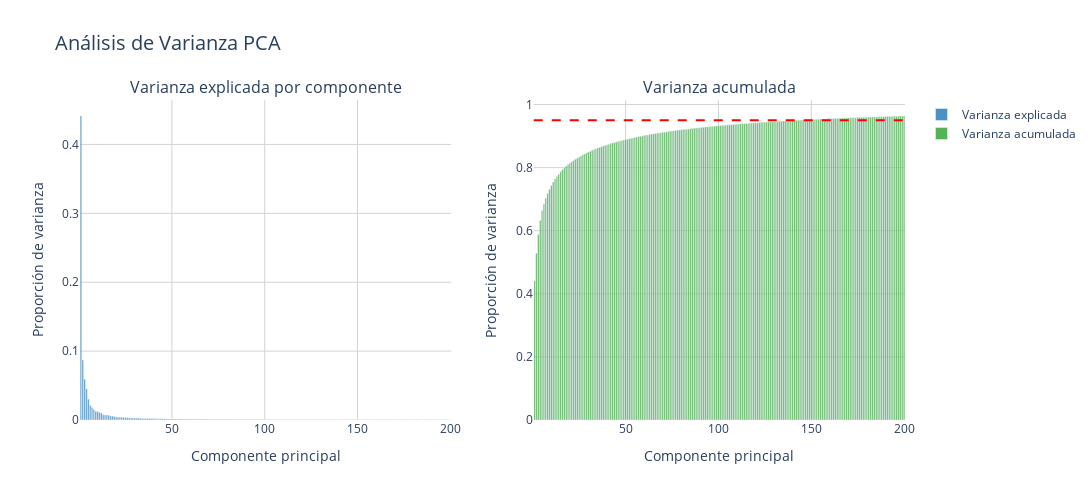

The notebook cell saved with this chart:
### Code cell
import plotly.express as px
import plotly.graph_objects as go
from plotly.subplots import make_subplots
import pandas as pd

# Obtener varianzas
var_explicada = X_train_pca.explained_variance_ratio_ 
var_acumulada = np.cumsum(var_explicada)

# Crear DataFrames para Plotly
df_var_explicada = pd.DataFrame({
    'Componente': range(1, len(var_explicada)+1),
    'Varianza': var_explicada
})

df_var_acumulada = pd.DataFrame({
    'Componente': range(1, len(var_acumulada)+1),
    'Varianza': var_acumulada
})

# Crear subplots usando Plotly Express
fig = make_subplots(rows=1, cols=2, subplot_titles=('Varianza explicada por componente', 'Varianza acumulada'))

# Varianza explicada
fig.add_trace(
    go.Bar(
        x=df_var_explicada['Componente'], 
        y=df_var_explicada['Varianza'], 
        name='Varianza explicada',
        marker_color='#1f77b4',  # Azul más oscuro
        opacity=0.8
    ),
    row=1, col=1
)

# Varianza acumulada
fig.add_trace(
    go.Bar(
        x=df_var_acumulada['Componente'], 
        y=df_var_acumulada['Varianza'], 
        name='Varianza acumulada',
        marker_color='#2ca02c',  # Verde más oscuro
        opacity=0.8
    ),
    row=1, col=2
)

# Agregar línea de 95% de varianza
fig.add_hline(
    y=0.95, 
    line_dash="dash", 
    line_color="red",
    line_width=2,
    row=1, 
    col=2
)

# Actualizar layout
fig.update_layout(
    height=500,
    width=1200,
    showlegend=True,
    title_text="Análisis de Varianza PCA",
    title_font_size=20,
    plot_bgcolor='white',
    paper_bgcolor='white',
    xaxis_title="Componente principal",
    yaxis_title="Proporción de varianza",
    xaxis2_title="Componente principal",
    yaxis2_title="Proporción de varianza",
    font=dict(size=12),
    margin=dict(t=100)
)

# Actualizar ejes para mejor visualización
fig.update_xaxes(showgrid=True, gridwidth=1, gridcolor='LightGray')
fig.update_yaxes(showgrid=True, gridwidth=1, gridcolor='LightGray')

fig.show()

### Figure 1 — Plotly figure (JSON) as saved in the notebook; plotly's stock layout.template omitted (floating-point values rounded to 4 significant figures; data arrays with more than 128 entries replaced by an {"elided": "..."} marker saying what was removed)
{"data": [{"marker": {"color": "#1f77b4"}, "name": "Varianza explicada", "opacity": 0.8, "type": "bar", "x": {"elided": "200 int values"}, "xaxis": "x", "y": {"elided": "200 float values"}, "yaxis": "y"}, {"marker": {"color": "#2ca02c"}, "name": "Varianza acumulada", "opacity": 0.8, "type": "bar", "x": {"elided": "200 int values"}, "xaxis": "x2", "y": {"elided": "200 float values"}, "yaxis": "y2"}], "layout": {"annotations": [{"font": {"size": 16}, "showarrow": false, "text": "Varianza explicada por componente", "x": 0.225, "xanchor": "center", "xref": "paper", "y": 1, "yanchor": "bottom", "yref": "paper"}, {"font": {"size": 16}, "showarrow": false, "text": "Varianza acumulada", "x": 0.775, "xanchor": "center", "xref": "paper", "y": 1, "yanchor": "bottom", "yref": "paper"}], "font": {"size": 12}, "height": 500, "margin": {"t": 100}, "paper_bgcolor": "white", "plot_bgcolor": "white", "shapes": [{"line": {"color": "red", "dash": "dash", "width": 2}, "type": "line", "x0": 0, "x1": 1, "xref": "x2 domain", "y0": 0.95, "y1": 0.95, "yref": "y2"}], "showlegend": true, "title": {"font": {"size": 20}, "text": "Análisis de Varianza PCA"}, "width": 1200, "xaxis": {"anchor": "y", "domain": [0, 0.45], "gridcolor": "LightGray", "gridwidth": 1, "showgrid": true, "title": {"text": "Componente principal"}}, "xaxis2": {"anchor": "y2", "domain": [0.55, 1], "gridcolor": "LightGray", "gridwidth": 1, "showgrid": true, "title": {"text": "Componente principal"}}, "yaxis": {"anchor": "x", "domain": [0, 1], "gridcolor": "LightGray", "gridwidth": 1, "showgrid": true, "title": {"text": "Proporción de varianza"}}, "yaxis2": {"anchor": "x2", "domain": [0, 1], "gridcolor": "LightGray", "gridwidth": 1, "showgrid": true, "title": {"text": "Proporción de varianza"}}}}
